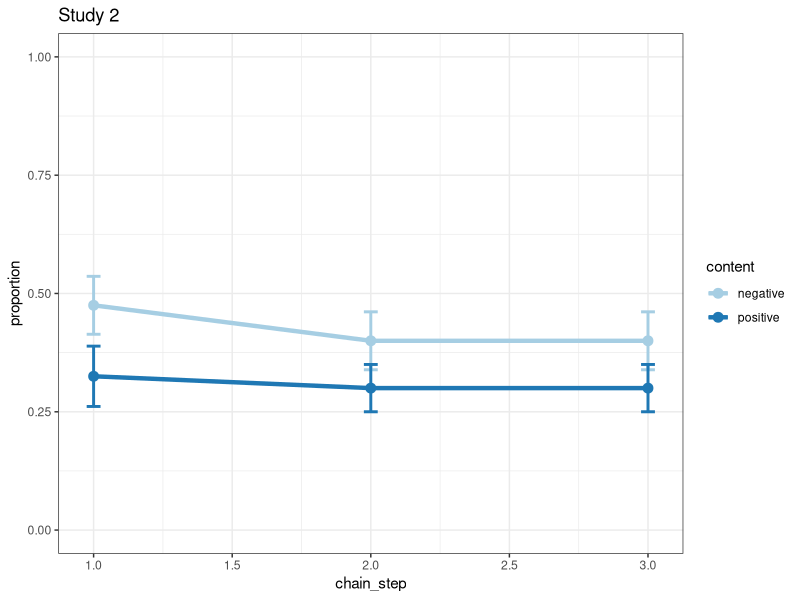
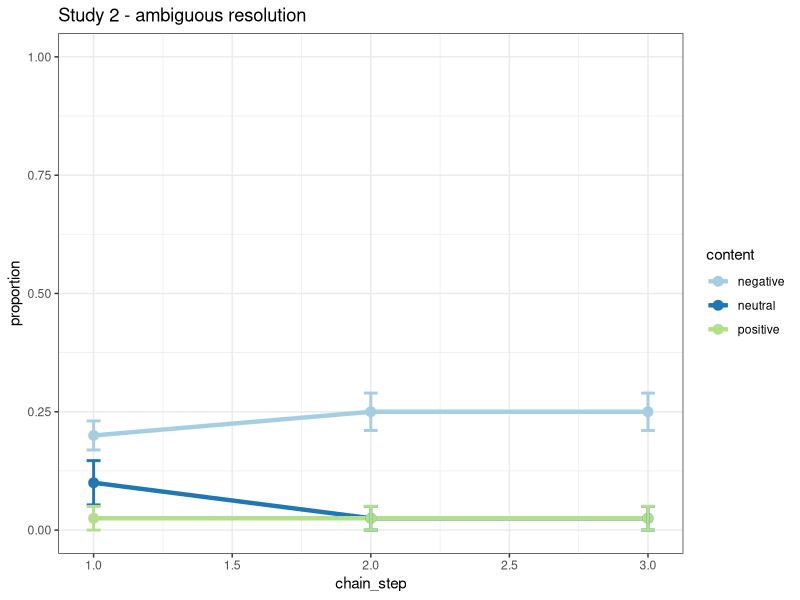
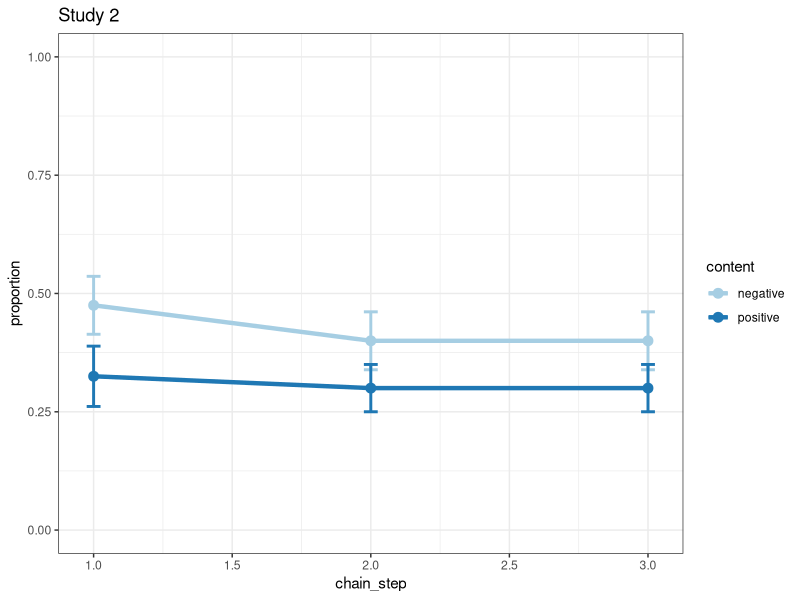
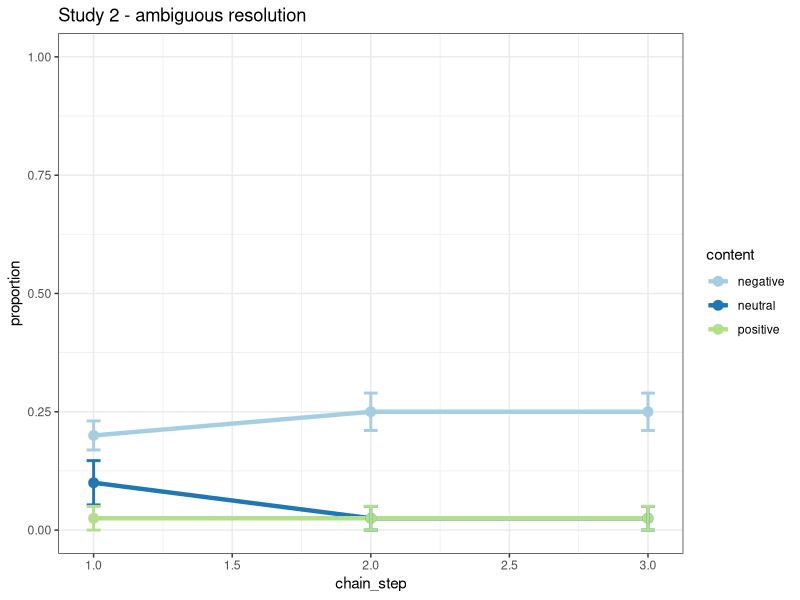

Source code (R) for these figures, in order:
library(tidyverse)
library(lme4) 
library(lmerTest) 
library(RColorBrewer) # with colour-blind-friendly palettes



sim_data <- read_csv("study2.csv")

# find proportions:

sim_data <- sim_data %>%
  add_column(totals = 8) %>%
  mutate(proportion = count / totals)

# example plot (chains are averaged, content is separated):
sim_data %>%
  ggplot(aes(x=chain_step, y = proportion, colour = content)) +
  stat_summary(fun = mean, geom = "line", size = 1.5, aes(group = content, colour = content)) +
  stat_summary(fun = mean, geom = "point", size = 3) + 
  stat_summary(fun.data = mean_se, geom = "errorbar", width = 0.05, size = 1) + 
  ylim(0,1) +
  scale_color_brewer(palette = "Paired") +
  theme_bw() +
  labs(title = "Study 2")
ggsave("study2.pdf", height = 5, width = 6)

# change order of levels so the model test negative content (instead of positive)
sim_data$content <- factor(sim_data$content, levels = c("positive", "negative"))

out_model <- lmer(proportion ~ content + (1|chain_step) + (1|chain_id), data = sim_data)

summary(out_model)
#                 Estimate Std. Error       df t value Pr(>|t|)    
# contentnegative  0.11667    0.02190 22.00000   5.326  2.4e-05 ***



# # prepare the coding document for the ambiguous sentences resolution:
# n_content <- 3
# n_chains <- 5
# n_steps <- 3
# sim_data <- tibble(chain_step = factor(rep(1:n_steps, each = n_chains * n_content)),
#                   chain_id = factor(rep(rep(1:n_chains, each = n_content), n_steps)),
#                   content = rep(c("negative", "positive", "neutral"), n_chains * n_steps),
#                   count =  NA)
# 
# # re-order using chain_id so it is easy to code:
# sim_data <- arrange(sim_data, chain_id)
# 
# # export and code:
# write_csv(sim_data, "study2_ambiguous.csv")


sim_data <- read_csv("study2_ambiguous.csv")
# find proportions:

sim_data <- sim_data %>%
  add_column(totals = 8) %>%
  mutate(proportion = count / totals)

# example plot (chains are averaged, content is separated):
sim_data %>%
  ggplot(aes(x=chain_step, y = proportion, colour = content)) +
  stat_summary(fun = mean, geom = "line", size = 1.5, aes(group = content, colour = content)) +
  stat_summary(fun = mean, geom = "point", size = 3) + 
  stat_summary(fun.data = mean_se, geom = "errorbar", width = 0.05, size = 1) + 
  ylim(0,1) +
  scale_color_brewer(palette = "Paired") +
  theme_bw() +
  labs(title = "Study 2 - ambiguous resolution")
ggsave("study2_ambiguous.pdf", height = 5, width = 6)

sim_data$content <- factor(sim_data$content, levels = c("neutral", "positive", "negative"))

out_model <- lmer(proportion ~ content + (1|chain_step) + (1|chain_id), data = sim_data)

summary(out_model)
#                 Estimate Std. Error       df t value Pr(>|t|)    
# contentpositive -0.02500    0.02610 42.00000  -0.958  0.34362    
# contentnegative  0.18333    0.02610 42.00000   7.024 1.34e-08 ***
